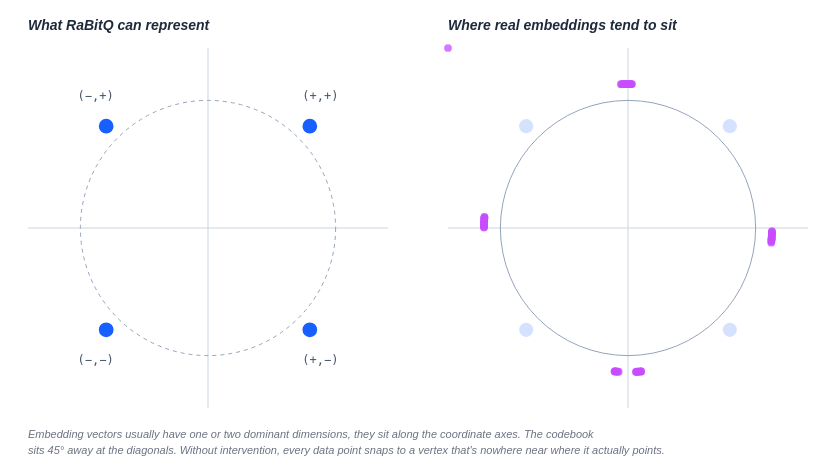

Vega-Lite specification for this chart:
### Vega specification from a JSON file in a GitHub repository (floating-point values rounded to 4 significant figures)
{"$schema": "https://vega.github.io/schema/vega/v5.json", "description": "RaBitQ 2D codebook vs typical embedding directions. Left panel shows the 4-vertex codebook on the unit circle; right panel shows axis-clustered data points that snap nowhere near where they actually point.", "width": 800, "height": 460, "padding": 8, "background": "transparent", "signals": [{"name": "panel_w", "value": 360}, {"name": "panel_h", "value": 360}, {"name": "panel_gap", "value": 60}, {"name": "left_x", "value": 20}, {"name": "right_x", "update": "left_x + panel_w + panel_gap"}, {"name": "panel_y", "value": 40}], "data": [{"name": "codebook", "values": [{"sx": 1, "sy": 1, "label": "(+,+)", "lx": 0.78, "ly": 0.92}, {"sx": -1, "sy": 1, "label": "(−,+)", "lx": -0.78, "ly": 0.92}, {"sx": -1, "sy": -1, "label": "(−,−)", "lx": -0.78, "ly": -0.92}, {"sx": 1, "sy": -1, "label": "(+,−)", "lx": 0.78, "ly": -0.92}], "transform": [{"type": "formula", "as": "x", "expr": "datum.sx / sqrt(2)"}, {"type": "formula", "as": "y", "expr": "datum.sy / sqrt(2)"}]}, {"name": "raw_data", "values": [{}], "transform": [{"type": "sequence", "start": 0, "stop": 64, "step": 1, "as": "i"}, {"type": "formula", "as": "axis", "expr": "datum.i % 4"}, {"type": "formula", "as": "h", "expr": "((datum.i * 9301 + 49297) % 233280) / 233280"}, {"type": "formula", "as": "h2", "expr": "((datum.i * 16807 + 13) % 65521) / 65521"}, {"type": "formula", "as": "dom", "expr": "0.85 + datum.h * 0.13"}, {"type": "formula", "as": "noise", "expr": "(datum.h2 - 0.5) * 0.18"}, {"type": "formula", "as": "rx", "expr": "datum.axis === 0 ? datum.dom : (datum.axis === 1 ? datum.noise : (datum.axis === 2 ? -datum.dom : datum.noise))"}, {"type": "formula", "as": "ry", "expr": "datum.axis === 0 ? datum.noise : (datum.axis === 1 ? datum.dom : (datum.axis === 2 ? datum.noise : -datum.dom))"}, {"type": "formula", "as": "norm", "expr": "sqrt(datum.rx * datum.rx + datum.ry * datum.ry)"}, {"type": "formula", "as": "x", "expr": "datum.rx / datum.norm"}, {"type": "formula", "as": "y", "expr": "datum.ry / datum.norm"}]}], "marks": [{"type": "text", "encode": {"enter": {"x": {"signal": "left_x"}, "y": {"value": 22}, "text": {"value": "What RaBitQ can represent"}, "fontSize": {"value": 14}, "fontWeight": {"value": 600}, "fontStyle": {"value": "italic"}, "fill": {"value": "#1e293b"}}}}, {"type": "text", "encode": {"enter": {"x": {"signal": "right_x"}, "y": {"value": 22}, "text": {"value": "Where real embeddings tend to sit"}, "fontSize": {"value": 14}, "fontWeight": {"value": 600}, "fontStyle": {"value": "italic"}, "fill": {"value": "#1e293b"}}}}, {"type": "group", "name": "left_panel", "encode": {"update": {"x": {"signal": "left_x"}, "y": {"signal": "panel_y"}, "width": {"signal": "panel_w"}, "height": {"signal": "panel_h"}}}, "scales": [{"name": "x", "type": "linear", "domain": [-1.25, 1.25], "range": [0, {"signal": "panel_w"}]}, {"name": "y", "type": "linear", "domain": [-1.25, 1.25], "range": [{"signal": "panel_h"}, 0]}], "marks": [{"type": "rule", "encode": {"enter": {"x": {"scale": "x", "value": -1.25}, "x2": {"scale": "x", "value": 1.25}, "y": {"scale": "y", "value": 0}, "stroke": {"value": "#cbd5e1"}, "strokeWidth": {"value": 1}}}}, {"type": "rule", "encode": {"enter": {"y": {"scale": "y", "value": -1.25}, "y2": {"scale": "y", "value": 1.25}, "x": {"scale": "x", "value": 0}, "stroke": {"value": "#cbd5e1"}, "strokeWidth": {"value": 1}}}}, {"type": "symbol", "encode": {"enter": {"x": {"scale": "x", "value": 0}, "y": {"scale": "y", "value": 0}, "size": {"signal": "PI * pow(panel_w / 2.5, 2)"}, "shape": {"value": "circle"}, "fill": {"value": "transparent"}, "stroke": {"value": "#94a3b8"}, "strokeWidth": {"value": 1}, "strokeDash": {"value": [4, 4]}}}}, {"type": "symbol", "from": {"data": "codebook"}, "encode": {"enter": {"x": {"scale": "x", "field": "x"}, "y": {"scale": "y", "field": "y"}, "size": {"value": 280}, "fill": {"value": "#175fff"}, "stroke": {"value": "#ffffff"}, "strokeWidth": {"value": 2}}}}, {"type": "text", "from": {"data": "codebook"}, "encode": {"enter": {"x": {"scale": "x", "field": "lx"}, "y": {"scale": "y", "field": "ly"}, "text": {"field": "label"}, "fontSize": {"value": 12}, "font": {"value": "IBM Plex Mono, ui-monospace, monospace"}, "fill": {"value": "#475569"}, "align": {"value": "center"}, "baseline": {"value": "middle"}}}}]}, {"type": "group", "name": "right_panel", "encode": {"update": {"x": {"signal": "right_x"}, "y": {"signal": "panel_y"}, "width": {"signal": "panel_w"}, "height": {"signal": "panel_h"}}}, "scales": [{"name": "x", "type": "linear", "domain": [-1.25, 1.25], "range": [0, {"signal": "panel_w"}]}, {"name": "y", "type": "linear", "domain": [-1.25, 1.25], "range": [{"signal": "panel_h"}, 0]}], "marks": [{"type": "rule", "encode": {"enter": {"x": {"scale": "x", "value": -1.25}, "x2": {"scale": "x", "value": 1.25}, "y": {"scale": "y", "value": 0}, "stroke": {"value": "#cbd5e1"}}}}, {"type": "rule", "encode": {"enter": {"y": {"scale": "y", "value": -1.25}, "y2": {"scale": "y", "value": 1.25}, "x": {"scale": "x", "value": 0}, "stroke": {"value": "#cbd5e1"}, "strokeWidth": {"value": 1}}}}, {"type": "symbol", "encode": {"enter": {"x": {"scale": "x", "value": 0}, "y": {"scale": "y", "value": 0}, "size": {"signal": "PI * pow(panel_w / 2.5, 2)"}, "shape": {"value": "circle"}, "fill": {"value": "transparent"}, "stroke": {"value": "#94a3b8"}}}}, {"type": "symbol", "from": {"data": "codebook"}, "encode": {"enter": {"x": {"scale": "x", "field": "x"}, "y": {"scale": "y", "field": "y"}, "size": {"value": 200}, "fill": {"value": "#175fff"}, "fillOpacity": {"value": 0.18}}}}, {"type": "symbol", "from": {"data": "raw_data"}, "encode": {"enter": {"x": {"scale": "x", "field": "x"}, "y": {"scale": "y", "field": "y"}, "size": {"value": 60}, "fill": {"value": "#c84cff"}, "fillOpacity": {"value": 0.75}}}}]}, {"type": "text", "encode": {"enter": {"x": {"value": 20}, "y": {"value": 430}, "text": {"value": "Embedding vectors usually have one or two dominant dimensions, they sit along the coordinate axes. The codebook"}, "fontSize": {"value": 11}, "fontStyle": {"value": "italic"}, "fill": {"value": "#6b7280"}}}}, {"type": "text", "encode": {"enter": {"x": {"value": 20}, "y": {"value": 446}, "text": {"value": "sits 45° away at the diagonals. Without intervention, every data point snaps to a vertex that's nowhere near where it actually points."}, "fontSize": {"value": 11}, "fontStyle": {"value": "italic"}, "fill": {"value": "#6b7280"}}}}]}
